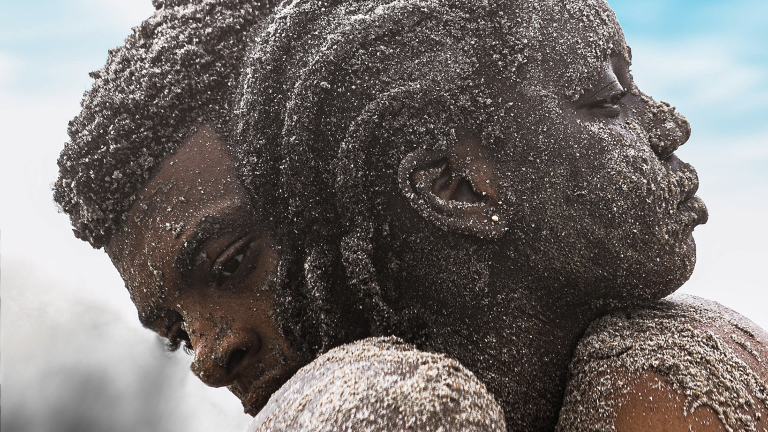
#> input picture sample pictures/Creating-Adam-And-Eve-By-Kevin-Wood-2.jpeg, 1536 x 864 px (shown at 1/2 size)
$ python -i seam_carving_core.py   (imports and definitions only)   (older library calls are emulated)
#> lines starting #> are read from the running program, lines starting #| are printed output that depends on the picture
#> further down, picture is the input picture: shape (864, 1536, 3); mean B, G, R 110.9, 113.1, 118.2
import cv2
import numpy as np

class SeamCarverCore:
    """
    کلاس هسته‌ی الگوریتم Seam Carving

    ویژگی‌ها:
    - محاسبات برداری با مدیریت دقیق شرایط مرزی
    - حالت Smart برای مقایسه انرژی افقی و عمودی
    - متد Static برای قابلیت Multi-scale
    """

    def __init__(self, image):
        """
        سازنده کلاس
        image: تصویر ورودی (BGR)
        """
        # تبدیل به float64 برای جلوگیری از خطای سرریز در محاسبات
        self.image = image.astype(np.float64)

    def energy_map(self, img):
        """ محاسبه نقشه انرژی با LAB و Sobel """
        lab = cv2.cvtColor(img.astype(np.uint8), cv2.COLOR_BGR2LAB)
#> lab: shape (864, 1536, 3); mean of channels 0, 1, 2 117.9, 130, 130.4
        L, _, _ = cv2.split(lab)
        L = cv2.GaussianBlur(L, (3, 3), 0)

        gx = cv2.Sobel(L, cv2.CV_64F, 1, 0, ksize=3)
        gy = cv2.Sobel(L, cv2.CV_64F, 0, 1, ksize=3)
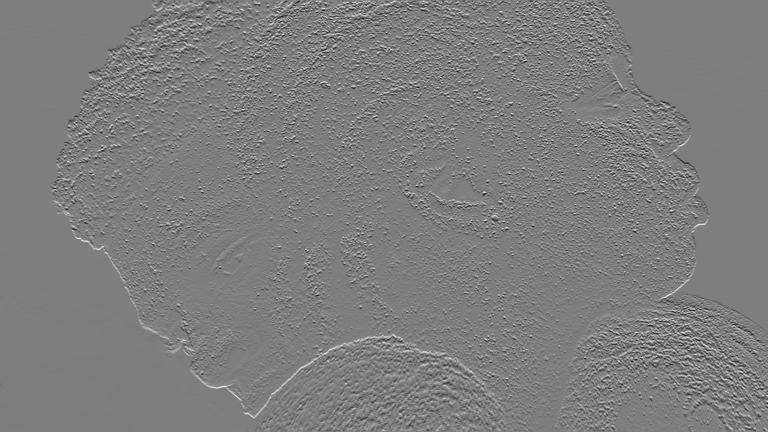
#> gy: shape (864, 1536) float64 (shown at 1/2 size); min -620, max 630, mean -0.3; drawn with min black and max white
        return np.abs(gx) + np.abs(gy)
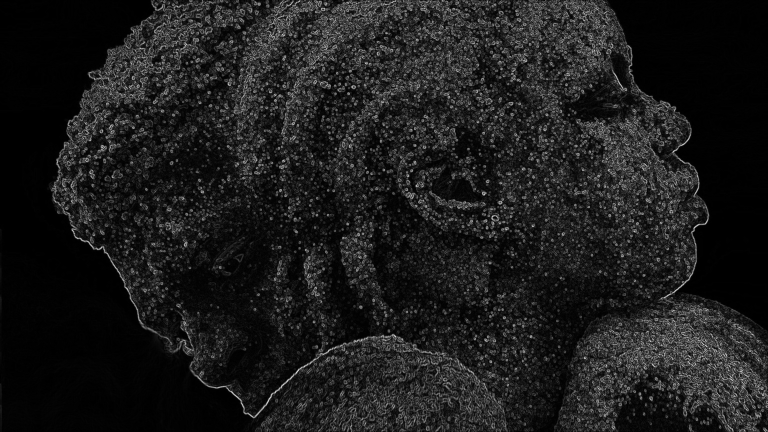
#> returned value: shape (864, 1536) float64 (shown at 1/2 size); min 0, max 980, mean 109.6; drawn with min black and max white

    def find_vertical_seam(self, energy):
        """
        یافتن درز با DP (بهینه‌شده با Padding برای هندل کردن شرایط مرزی)
        """
        h, w = energy.shape
#> h = 864; w = 1536
        cost = energy.copy()

        # محاسبه ماتریس هزینه تجمعی با در نظر گرفتن مرزها
        for i in range(1, h):
            # ایجاد یک کپی از سطر قبلی با پدینگ بی‌نهایت در طرفین
            # این کار باعث می‌شود پیکسل‌های لبه هم به درستی 3 همسایه بالایی را چک کنند
            prev_row = cost[i-1]
            left = np.insert(prev_row[:-1], 0, np.inf)
            right = np.append(prev_row[1:], np.inf)
            center = prev_row

            # انتخاب کمترین هزینه از بین (چپ، وسط، راست) برای کل سطر به صورت یکجا
            cost[i] += np.minimum(center, np.minimum(left, right))
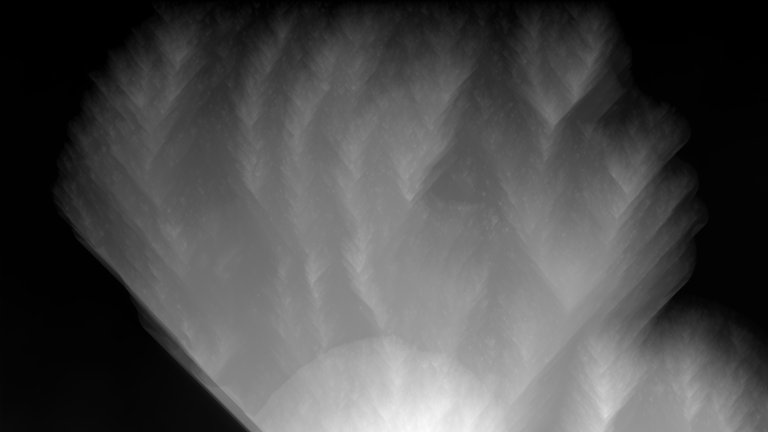
#> cost: shape (864, 1536) float64 (shown at 1/2 size); min 0, max 37030, mean 11189.4; drawn with min black and max white

        # Backtracking
        seam = np.zeros(h, dtype=int)
#> seam = 864 values from 0 to 0
        seam[-1] = np.argmin(cost[-1])
        total_energy = cost[-1, seam[-1]]
#> total_energy = 1008

        for i in range(h-2, -1, -1):
            prev_x = seam[i+1]
            # محدود کردن محدوده جستجو در سطر بالایی بین ستون‌های همسایه
            start = max(0, prev_x - 1)
            end = min(w, prev_x + 2)
            seam[i] = start + np.argmin(cost[i, start:end])
#> after the loop, seam = 864 values, max 279 at index 856, min 0 at index 359, mean 156.8

        return seam, total_energy

    def remove_vertical_seam(self, img, seam):
        """ حذف فیزیکی درز از تصویر """
        h, w = img.shape[:2]
        mask = np.ones((h, w), dtype=bool)
        mask[np.arange(h), seam] = False
        return img[mask].reshape(h, w - 1, 3)

    def step(self, mode="smart"):
        """ اجرای یک گام (هوشمند یا معمولی) """
        img = self.image
        actual_mode = mode

        # منطق تصمیم‌گیری حالت اسمارت
        if mode == "smart":
            ev = self.energy_map(img)
            _, cost_v = self.find_vertical_seam(ev)
#> cost_v = 1008

            img_h = np.rot90(img, 1, (0, 1))
            eh = self.energy_map(img_h)
#> in energy_map (call 2), `lab = cv2.cvtColor(img.astype(np.uint8), cv2.COLOR_BGR2LAB)`: lab: shape (1536, 864, 3); mean of channels 0, 1, 2 117.9, 130, 130.4
#> in energy_map (call 2), `L, _, _ = cv2.split(lab)`:
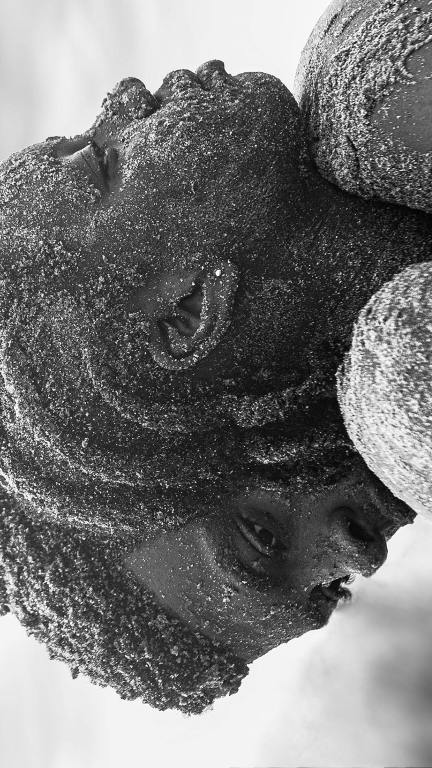
#> L: shape (1536, 864) (shown at 1/2 size); min 0, max 255, mean 117.9
#> in energy_map (call 2), `gy = cv2.Sobel(L, cv2.CV_64F, 0, 1, ksize=3)`:
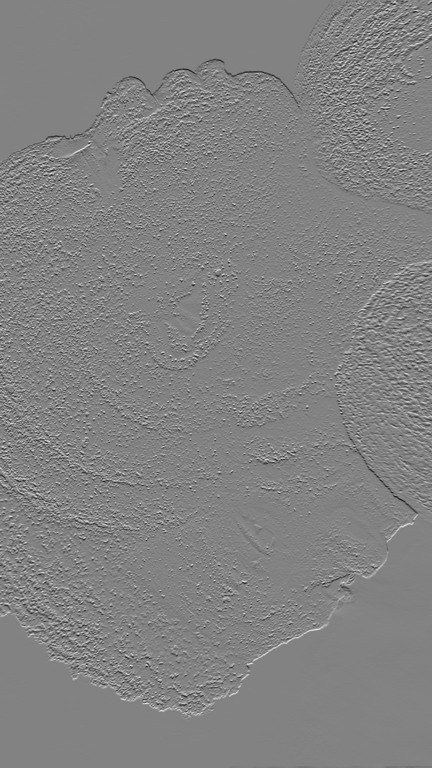
#> gy: shape (1536, 864) float64 (shown at 1/2 size); min -658, max 630, mean 0; drawn with min black and max white
#> in energy_map (call 2), `return np.abs(gx) + np.abs(gy)`:
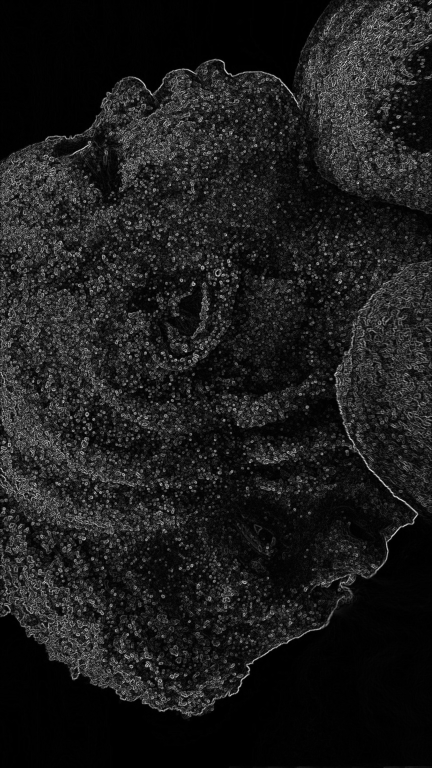
#> returned value: shape (1536, 864) float64 (shown at 1/2 size); min 0, max 980, mean 109.6; drawn with min black and max white
            _, cost_h = self.find_vertical_seam(eh)
#> after the loop in find_vertical_seam (call 2), `for i in range(1, h):`:
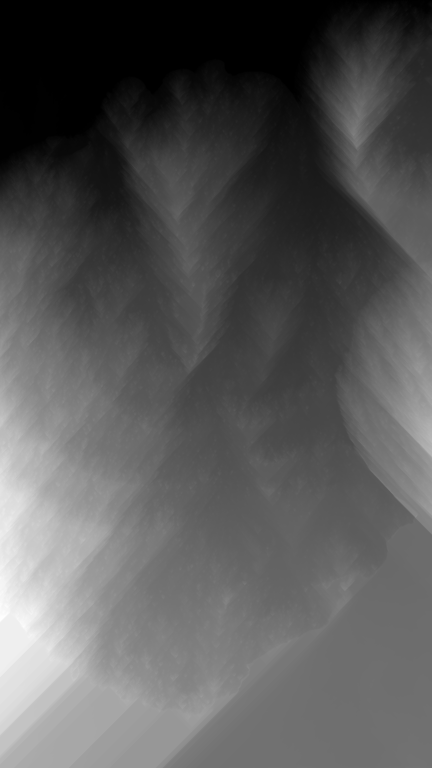
#> cost: shape (1536, 864) float64 (shown at 1/2 size); min 0, max 53250, mean 18555.9; drawn with min black and max white
#> in find_vertical_seam (call 2), `total_energy = cost[-1, seam[-1]]`: total_energy = 23362
#> after the loop in find_vertical_seam (call 2), `for i in range(h-2, -1, -1):`: seam = 1536 values, max 770 at index 1130, min 503 at index 46, mean 658.2
#> cost_h = 23362

            actual_mode = "vertical" if cost_v <= cost_h else "horizontal"
#> actual_mode = 'vertical'

        # چرخش تصویر در صورت نیاز
        work_img = np.rot90(self.image, 1, (0, 1)) if actual_mode == "horizontal" else self.image

        energy = self.energy_map(work_img)
        seam_idx, _ = self.find_vertical_seam(energy)
#> seam_idx = 864 values, max 279 at index 856, min 0 at index 359, mean 156.8

        # پیش‌نمایش درز قرمز
        preview = work_img.copy()
        preview[np.arange(work_img.shape[0]), seam_idx] = [0, 0, 255]

        # حذف درز
        res_img = self.remove_vertical_seam(work_img, seam_idx)

        # بازگرداندن چرخش
        if actual_mode == "horizontal":
            res_img = np.rot90(res_img, 3, (0, 1))
            preview = np.rot90(preview, 3, (0, 1))

        self.image = res_img
        return preview.astype(np.uint8), res_img.astype(np.uint8)

    @staticmethod
    def downscale(img, scale=0.5):
        """ کاهش ابعاد برای افزایش سرعت """
        h, w = img.shape[:2]
        return cv2.resize(img, (int(w * scale), int(h * scale)), interpolation=cv2.INTER_AREA)

>>> import cv2
>>> picture = cv2.imread('sample pictures/Creating-Adam-And-Eve-By-Kevin-Wood-2.jpeg')
>>> result = SeamCarverCore(picture).step()

$ run again, on sample pictures/cats.jpg
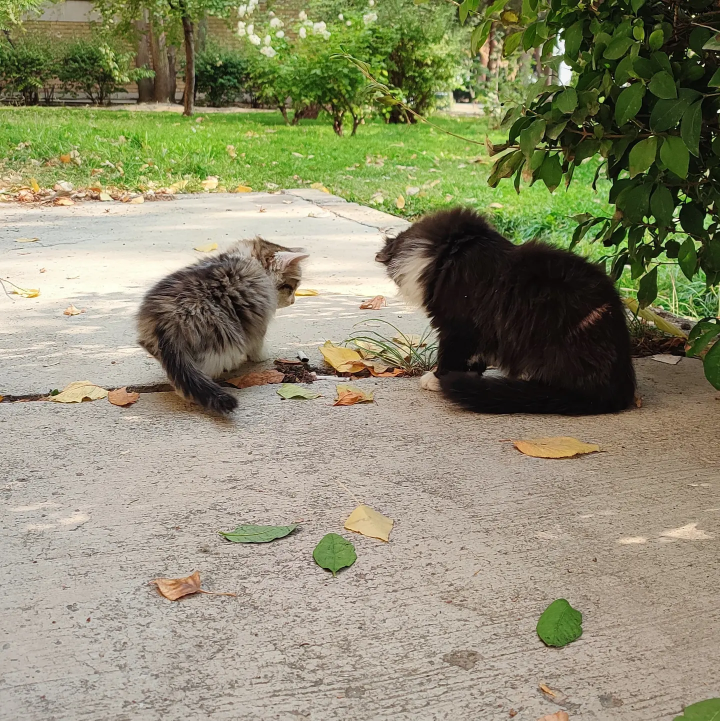
#> input picture sample pictures/cats.jpg, 1440 x 1441 px (shown at 1/2 size)
#> picture is the input picture: shape (1441, 1440, 3); mean B, G, R 112.1, 140.6, 142.1
#> lab: shape (1441, 1440, 3); mean of channels 0, 1, 2 145.3, 123.9, 143.4
#> after the loop in find_vertical_seam, `for i in range(1, h):`:
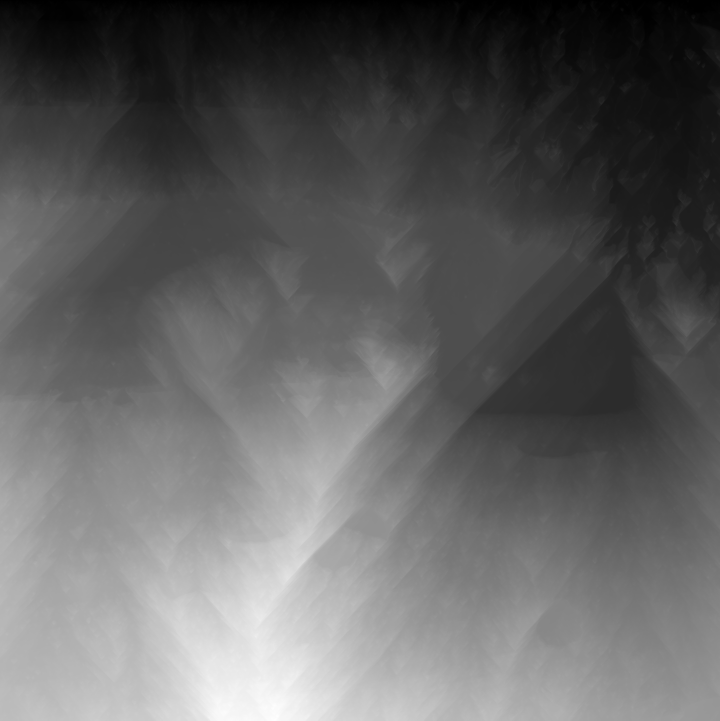
#> cost: shape (1441, 1440) float64 (shown at 1/2 size); min 0, max 46728, mean 18038.1; drawn with min black and max white
#> total_energy = 27826
#> after the loop in find_vertical_seam, `for i in range(h-2, -1, -1):`: seam = 1441 values, max 1439 at index 1416, min 1211 at index 586, mean 1319.3
#> cost_v = 27826
#> lab: shape (1440, 1441, 3); mean of channels 0, 1, 2 145.3, 123.9, 143.4
#> gx: shape (1440, 1441) float64
#> gy: shape (1440, 1441) float64
#> after the loop in find_vertical_seam (call 2), `for i in range(1, h):`:
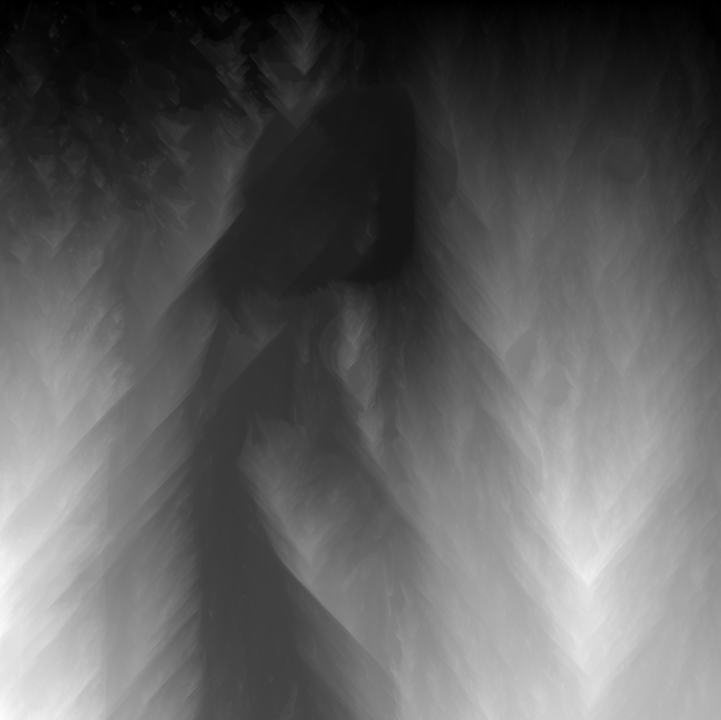
#> cost: shape (1440, 1441) float64 (shown at 1/2 size); min 0, max 36456, mean 13474.7; drawn with min black and max white
#> total_energy = 9890
#> after the loop in find_vertical_seam (call 2), `for i in range(h-2, -1, -1):`: seam = 1440 values, max 787 at index 261, min 443 at index 936, mean 597.7
#> cost_h = 9890
#> actual_mode = 'horizontal'
#> seam_idx has the same summary as seam in find_vertical_seam
